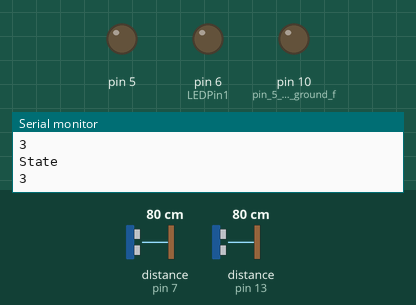
Recording of a sketch running on a simulated Arduino Uno, built with avr-gcc and run on an emulated ATmega328P. Parts: output pins drawn as LEDs (lit = HIGH), the last lines printed to the serial monitor. Wiring (inferred from the names in the program): 2 × ultrasonic range finder: trigger pin 8, echo pin 7 / trigger pin 12, echo pin 13. Dashed ring = blinking. The test bench sets the inputs (shaded band); at power-on: distance to the obstacle (sensors on pin 7, pin 13) 80 cm. The echo pulse lasts 58.3 µs per cm; pins used as bus, display or sensor lines are not drawn.

Above: at 1.2 s.
1.3 s: distance to the obstacle (sensor on pin 7) set to 200 cm
2.8 s: distance to the obstacle (sensor on pin 7) set to 207 cm
At 2.99 s:
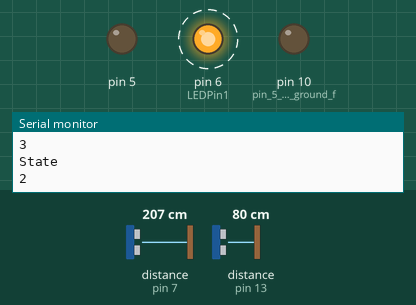
5.8 s: distance to the obstacle (sensor on pin 13) set to 35 cm
8.8 s: distance to the obstacle (sensor on pin 13) set to 198 cm
11.8 s: distance to the obstacle (sensor on pin 13) set to 208 cm
At 13.0 s:
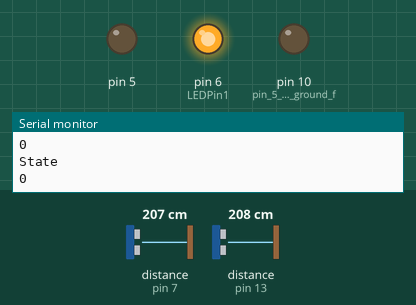
13.3 s: distance to the obstacle (sensor on pin 13) set to 2 cm
At 13.54 s:
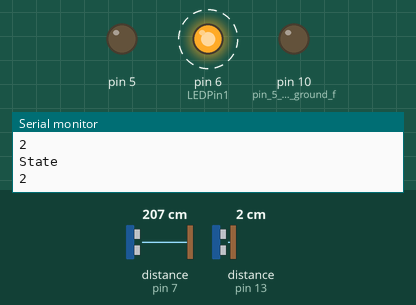
Timing chart, 0 to 17.3 s (numbered marks = the images above; inputs shaded):
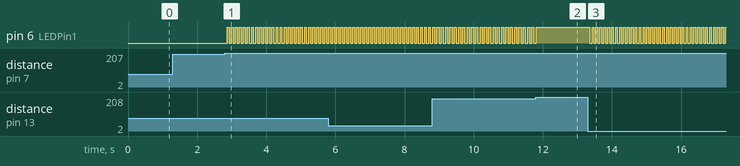

Measured:
- the behaviour switches between 202 and 203 cm on distance to the obstacle (sensor on pin 7) (found by bisection; images 0 and 1)
- the behaviour switches between 202 and 203 cm on distance to the obstacle (sensor on pin 13) (found by bisection; images 1 and 2)
- after the input at 2.8 s, pin 6 (LEDPin1): alternates HIGH for 0.06 s and LOW for 0.06 s, starting after 0.07 s
- after the input at 11.8 s, pin 6 (LEDPin1): goes on until 11.8 s, then stays HIGH
- after the input at 13.3 s, pin 6 (LEDPin1): alternates HIGH for 0.05 s and LOW for 0.06 s, starting after 0.06 s

The sketch:

DualV4.ino
```cpp
#define echoPort1 7 // Echo Pin
#define trigPin1 8 // Trigger Pin
#define LEDPin1 6 // Onboard LED

#define echoPort2 13 // Echo Pin
#define trigPin2 12 // Trigger Pin
#define LEDPin2 6 // Onboard LED

int p = 0;
int parking =0;
int pass1 = 0;
int pass2 = 0;
int state = 0;
int parkedBy=0;
int dl=50;
unsigned long passDuration, passDurationMod;
unsigned long maxPassDuration = 10000;
unsigned long minPassDuration = 200;


int parked = 0;
int maximumRange = 200; // Maximum range needed - to be changed
int minimumRange = 0; // Minimum range needed
long pulseDuration, distance; // Duration used to calculate distance

void setup() {
  Serial.begin (9600);
  pinMode(5, OUTPUT);
  digitalWrite(5, LOW);
  pinMode(10, OUTPUT); //pin 5 and 10 are ground for LED outputs which display if +1 or -1
  digitalWrite(10, LOW);

  pinMode(trigPin1, OUTPUT);
  pinMode(echoPort1, INPUT);
  pinMode(LEDPin1, OUTPUT); // Use LED indicator (if required)

  pinMode(trigPin2, OUTPUT);
  pinMode(echoPort2, INPUT);
  pinMode(LEDPin2, OUTPUT); // Use LED indicator (if required)
}

void loop() {// ... this is the reading loop


  digitalWrite(trigPin1, LOW);
  delayMicroseconds(2);

  digitalWrite(trigPin1, HIGH);
  delayMicroseconds(10);

  digitalWrite(trigPin1, LOW);
  int tries = 0;
  do
  {
    pulseDuration = pulseIn( echoPort1, HIGH, 50000);
    distance = 0.034 * pulseDuration / 2;
    if ( pulseDuration == 0 ) {
      delay(100);
      pinMode(echoPort1, OUTPUT);
      digitalWrite(echoPort1, LOW);
      delay(100);
      pinMode(echoPort1, INPUT);
    }
  } while (pulseDuration == 0 && ++tries < 3);
  if (pulseDuration == 0)
  {
    //        Serial.println("1 Out of range");
    pass1 = 1;
    digitalWrite(LEDPin1, LOW);
  }
  else {
    if (distance >= maximumRange || distance <= minimumRange) {
      /* Send a negative number to computer and Turn LED ON
        to indicate "out of range" */
      //           Serial.println("1");
      //           Serial.println(distance);
      digitalWrite(LEDPin1, HIGH);
      pass1 = 0;
    }
    else {
      /* Send the distance to the computer using Serial protocol, and
        turn LED OFF to indicate successful reading. */
      //           Serial.println(distance);
      pass1 = 1;
      digitalWrite(LEDPin1, LOW);
    }

    //Delay 50ms before next reading.
    delay(dl);
  }


  digitalWrite(trigPin2, LOW);
  delayMicroseconds(2);

  digitalWrite(trigPin2, HIGH);
  delayMicroseconds(10);

  digitalWrite(trigPin2, LOW);
  do
  {
    pulseDuration = pulseIn( echoPort2, HIGH, 50000);
    distance = 0.034 * pulseDuration / 2;
    if ( pulseDuration == 0 ) {
      delay(100);
      pinMode(echoPort2, OUTPUT);
      digitalWrite(echoPort2, LOW);
      delay(100);
      pinMode(echoPort2, INPUT);
    }
  } while (pulseDuration == 0 && ++tries < 3);
  if (pulseDuration == 0)
  {
    //        Serial.println("2 Out of range");
    pass2 = 1;
    digitalWrite(LEDPin2, LOW);
  }
  else {
    if (distance >= maximumRange || distance <= minimumRange) {
      /* Send a negative number to computer and Turn LED ON
        to indicate "out of range" */
      //           Serial.println("2");
      //           Serial.println(distance);
      digitalWrite(LEDPin2, HIGH);
      pass2 = 0;
    }
    else {
      //           Serial.println(distance);
      pass2 = 1;
      digitalWrite(LEDPin2, LOW);
    }

    //Delay 50ms before next reading.
    delay(dl);         //delay after out of range - to be removed

  }

  switch (pass2 * 2 + pass1) {
    case 0:
          switch(state){
            case 0: state =0;      break;
            case 1: if (parking==1){
              parking =0;
              if(parkedBy==2){
                parkedBy=0;
              parked = parked + 1;
              Serial.println("parked + 1");}
            }
            break;
            case 2: if (parking==1){
              parking =0;
              if(parkedBy==1){
                parkedBy=0;
              parked = parked - 1;
              Serial.println("parked - 1");}
              }break;
            case 3: state =0;      break;
          }state=0;
      break;
    case 1: switch (state) {
        case 0: state = 1; break;
        case 1: break;
        case 2: state = 0; break;
        case 3: parking = 1;
          state = 1;
          break;
      } break;
    case 2: switch (state) {
        case 0: state = 2; break;
        case 1: state = 0; break;
        case 2: break;
        case 3: parking = 1;
          state = 2;
          break;
      } break;
    case 3: switch (state) {
        case 0: break;
        case 1: parkedBy=1; break;
        case 2: parkedBy=2;break;
        case 3:break;
    }
         state = 3; break;

  }
  Serial.println("State");
  Serial.println(state);

}
```
